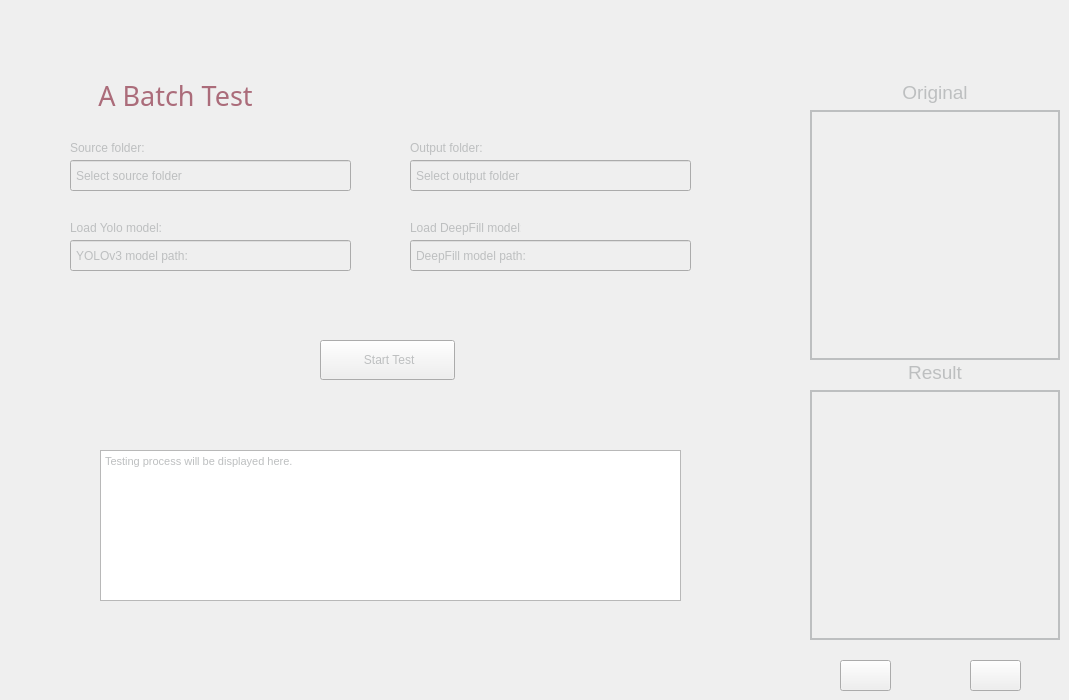
      <widget class="QWidget" name="batchTest">
       <attribute name="title">
        <string>Batch Test</string>
       </attribute>
       <widget class="QLabel" name="label_29">
        <property name="geometry">
         <rect>
          <x>70</x>
          <y>80</y>
          <width>211</width>
          <height>31</height>
         </rect>
        </property>
        <property name="font">
         <font>
          <family>MV Boli</family>
          <pointsize>20</pointsize>
         </font>
        </property>
        <property name="styleSheet">
         <string notr="true">color:#ab6c7a</string>
        </property>
        <property name="text">
         <string>A Batch Test</string>
        </property>
        <property name="alignment">
         <set>Qt::AlignCenter</set>
        </property>
       </widget>
       <widget class="QLabel" name="label_31">
        <property name="geometry">
         <rect>
          <x>70</x>
          <y>140</y>
          <width>121</width>
          <height>16</height>
         </rect>
        </property>
        <property name="font">
         <font>
          <pointsize>9</pointsize>
         </font>
        </property>
        <property name="styleSheet">
         <string notr="true">color:#bdbfc0</string>
        </property>
        <property name="text">
         <string>Source folder:</string>
        </property>
       </widget>
       <widget class="QLineEdit" name="batchTestSourcePath">
        <property name="enabled">
         <bool>false</bool>
        </property>
        <property name="geometry">
         <rect>
          <x>70</x>
          <y>160</y>
          <width>281</width>
          <height>31</height>
         </rect>
        </property>
        <property name="font">
         <font>
          <pointsize>9</pointsize>
         </font>
        </property>
        <property name="styleSheet">
         <string notr="true">color:#bdbfc0;padding-left:3px</string>
        </property>
        <property name="text">
         <string>Select source folder</string>
        </property>
       </widget>
       <widget class="QLabel" name="batchTestSourceFolderButton">
        <property name="geometry">
         <rect>
          <x>310</x>
          <y>160</y>
          <width>31</width>
          <height>31</height>
         </rect>
        </property>
        <property name="autoFillBackground">
         <bool>false</bool>
        </property>
        <property name="styleSheet">
         <string notr="true">color:#bdbfc0; background-color:transparent</string>
        </property>
        <property name="text">
         <string/>
        </property>
        <property name="textFormat">
         <enum>Qt::RichText</enum>
        </property>
        <property name="pixmap">
         <pixmap>../Resources/Folder_icon.png</pixmap>
        </property>
        <property name="scaledContents">
         <bool>true</bool>
        </property>
       </widget>
       <widget class="QLabel" name="label_33">
        <property name="geometry">
         <rect>
          <x>70</x>
          <y>220</y>
          <width>111</width>
          <height>16</height>
         </rect>
        </property>
        <property name="font">
         <font>
          <pointsize>9</pointsize>
         </font>
        </property>
        <property name="styleSheet">
         <string notr="true">color:#bdbfc0</string>
        </property>
        <property name="text">
         <string>Load Yolo model:</string>
        </property>
       </widget>
       <widget class="QLineEdit" name="yoloModelPathBatchTest">
        <property name="enabled">
         <bool>false</bool>
        </property>
        <property name="geometry">
         <rect>
          <x>70</x>
          <y>240</y>
          <width>281</width>
          <height>31</height>
         </rect>
        </property>
        <property name="font">
         <font>
          <pointsize>9</pointsize>
         </font>
        </property>
        <property name="styleSheet">
         <string notr="true">color:#bdbfc0;padding-left:3px</string>
        </property>
        <property name="text">
         <string>YOLOv3 model path:</string>
        </property>
       </widget>
       <widget class="QLabel" name="LoadYoloModelBatchTestButton">
        <property name="geometry">
         <rect>
          <x>310</x>
          <y>240</y>
          <width>31</width>
          <height>31</height>
         </rect>
        </property>
        <property name="autoFillBackground">
         <bool>false</bool>
        </property>
        <property name="styleSheet">
         <string notr="true">color:#bdbfc0; background-color:transparent</string>
        </property>
        <property name="text">
         <string/>
        </property>
        <property name="textFormat">
         <enum>Qt::RichText</enum>
        </property>
        <property name="pixmap">
         <pixmap>../Resources/Folder_icon.png</pixmap>
        </property>
        <property name="scaledContents">
         <bool>true</bool>
        </property>
       </widget>
       <widget class="QPushButton" name="startBatchTest">
        <property name="geometry">
         <rect>
          <x>320</x>
          <y>340</y>
          <width>135</width>
          <height>40</height>
         </rect>
        </property>
        <property name="font">
         <font>
          <pointsize>9</pointsize>
         </font>
        </property>
        <property name="styleSheet">
         <string notr="true">color:#bdbfc0</string>
        </property>
        <property name="text">
         <string> Start Test</string>
        </property>
        <property name="icon">
         <iconset>
          <normaloff>../Resources/icons_pink/play-circle.svg</normaloff>../Resources/icons_pink/play-circle.svg</iconset>
        </property>
        <property name="iconSize">
         <size>
          <width>26</width>
          <height>26</height>
         </size>
        </property>
       </widget>
       <widget class="QTextBrowser" name="batchTestingProcess">
        <property name="geometry">
         <rect>
          <x>100</x>
          <y>450</y>
          <width>581</width>
          <height>151</height>
         </rect>
        </property>
        <property name="font">
         <font>
          <pointsize>10</pointsize>
         </font>
        </property>
        <property name="styleSheet">
         <string notr="true">color:#bdbfc0</string>
        </property>
        <property name="html">
         <string>&lt;!DOCTYPE HTML PUBLIC &quot;-//W3C//DTD HTML 4.0//EN&quot; &quot;http://www.w3.org/TR/REC-html40/strict.dtd&quot;&gt;
&lt;html&gt;&lt;head&gt;&lt;meta name=&quot;qrichtext&quot; content=&quot;1&quot; /&gt;&lt;style type=&quot;text/css&quot;&gt;
p, li { white-space: pre-wrap; }
&lt;/style&gt;&lt;/head&gt;&lt;body style=&quot; font-family:'MS Shell Dlg 2'; font-size:10pt; font-weight:400; font-style:normal;&quot;&gt;
&lt;p style=&quot; margin-top:0px; margin-bottom:0px; margin-left:0px; margin-right:0px; -qt-block-indent:0; text-indent:0px;&quot;&gt;&lt;span style=&quot; font-size:8.25pt;&quot;&gt;Testing process will be displayed here.&lt;/span&gt;&lt;/p&gt;&lt;/body&gt;&lt;/html&gt;</string>
        </property>
       </widget>
       <widget class="QLabel" name="previewImage">
        <property name="geometry">
         <rect>
          <x>810</x>
          <y>390</y>
          <width>250</width>
          <height>250</height>
         </rect>
        </property>
        <property name="styleSheet">
         <string notr="true">color:#bdbfc0</string>
        </property>
        <property name="frameShape">
         <enum>QFrame::Box</enum>
        </property>
        <property name="frameShadow">
         <enum>QFrame::Plain</enum>
        </property>
        <property name="lineWidth">
         <number>2</number>
        </property>
        <property name="text">
         <string/>
        </property>
        <property name="pixmap">
         <pixmap>../Resources/nspinner4.gif</pixmap>
        </property>
        <property name="scaledContents">
         <bool>true</bool>
        </property>
       </widget>
       <widget class="QPushButton" name="previewPrev">
        <property name="geometry">
         <rect>
          <x>840</x>
          <y>660</y>
          <width>51</width>
          <height>31</height>
         </rect>
        </property>
        <property name="font">
         <font>
          <pointsize>9</pointsize>
         </font>
        </property>
        <property name="styleSheet">
         <string notr="true">color:#bdbfc0</string>
        </property>
        <property name="text">
         <string/>
        </property>
        <property name="icon">
         <iconset>
          <normaloff>../Resources/icons_pink/arrow-left.svg</normaloff>../Resources/icons_pink/arrow-left.svg</iconset>
        </property>
        <property name="iconSize">
         <size>
          <width>30</width>
          <height>30</height>
         </size>
        </property>
       </widget>
       <widget class="QPushButton" name="previewNext">
        <property name="geometry">
         <rect>
          <x>970</x>
          <y>660</y>
          <width>51</width>
          <height>31</height>
         </rect>
        </property>
        <property name="font">
         <font>
          <pointsize>9</pointsize>
         </font>
        </property>
        <property name="styleSheet">
         <string notr="true">color:#bdbfc0</string>
        </property>
        <property name="text">
         <string/>
        </property>
        <property name="icon">
         <iconset>
          <normaloff>../Resources/icons_pink/arrow-right.svg</normaloff>../Resources/icons_pink/arrow-right.svg</iconset>
        </property>
        <property name="iconSize">
         <size>
          <width>30</width>
          <height>30</height>
         </size>
        </property>
       </widget>
       <widget class="QLabel" name="label_34">
        <property name="geometry">
         <rect>
          <x>880</x>
          <y>360</y>
          <width>110</width>
          <height>25</height>
         </rect>
        </property>
        <property name="font">
         <font>
          <pointsize>14</pointsize>
         </font>
        </property>
        <property name="styleSheet">
         <string notr="true">color:#bdbfc0</string>
        </property>
        <property name="text">
         <string>Result</string>
        </property>
        <property name="scaledContents">
         <bool>true</bool>
        </property>
        <property name="alignment">
         <set>Qt::AlignCenter</set>
        </property>
       </widget>
       <widget class="QLabel" name="batchTestOutputFolderButton">
        <property name="geometry">
         <rect>
          <x>650</x>
          <y>160</y>
          <width>31</width>
          <height>31</height>
         </rect>
        </property>
        <property name="autoFillBackground">
         <bool>false</bool>
        </property>
        <property name="styleSheet">
         <string notr="true">color:#bdbfc0; background-color:transparent</string>
        </property>
        <property name="text">
         <string/>
        </property>
        <property name="textFormat">
         <enum>Qt::RichText</enum>
        </property>
        <property name="pixmap">
         <pixmap>../Resources/Folder_icon.png</pixmap>
        </property>
        <property name="scaledContents">
         <bool>true</bool>
        </property>
       </widget>
       <widget class="QLabel" name="label_107">
        <property name="geometry">
         <rect>
          <x>410</x>
          <y>140</y>
          <width>121</width>
          <height>16</height>
         </rect>
        </property>
        <property name="font">
         <font>
          <pointsize>9</pointsize>
         </font>
        </property>
        <property name="styleSheet">
         <string notr="true">color:#bdbfc0</string>
        </property>
        <property name="text">
         <string>Output folder:</string>
        </property>
       </widget>
       <widget class="QLineEdit" name="batchTestOutputPath">
        <property name="enabled">
         <bool>false</bool>
        </property>
        <property name="geometry">
         <rect>
          <x>410</x>
          <y>160</y>
          <width>281</width>
          <height>31</height>
         </rect>
        </property>
        <property name="font">
         <font>
          <pointsize>9</pointsize>
         </font>
        </property>
        <property name="styleSheet">
         <string notr="true">color:#bdbfc0;padding-left:3px</string>
        </property>
        <property name="text">
         <string>Select output folder</string>
        </property>
       </widget>
       <widget class="QLineEdit" name="deepfillModelPathBatchTest">
        <property name="enabled">
         <bool>false</bool>
        </property>
        <property name="geometry">
         <rect>
          <x>410</x>
          <y>240</y>
          <width>281</width>
          <height>31</height>
         </rect>
        </property>
        <property name="font">
         <font>
          <pointsize>9</pointsize>
         </font>
        </property>
        <property name="styleSheet">
         <string notr="true">color:#bdbfc0;padding-left:3px</string>
        </property>
        <property name="text">
         <string>DeepFill model path:</string>
        </property>
       </widget>
       <widget class="QLabel" name="LoadDeepfillModelBatchTestButton">
        <property name="geometry">
         <rect>
          <x>650</x>
          <y>240</y>
          <width>31</width>
          <height>31</height>
         </rect>
        </property>
        <property name="autoFillBackground">
         <bool>false</bool>
        </property>
        <property name="styleSheet">
         <string notr="true">color:#bdbfc0; background-color:transparent</string>
        </property>
        <property name="text">
         <string/>
        </property>
        <property name="textFormat">
         <enum>Qt::RichText</enum>
        </property>
        <property name="pixmap">
         <pixmap>../Resources/Folder_icon.png</pixmap>
        </property>
        <property name="scaledContents">
         <bool>true</bool>
        </property>
       </widget>
       <widget class="QLabel" name="label_108">
        <property name="geometry">
         <rect>
          <x>410</x>
          <y>220</y>
          <width>111</width>
          <height>16</height>
         </rect>
        </property>
        <property name="font">
         <font>
          <pointsize>9</pointsize>
         </font>
        </property>
        <property name="styleSheet">
         <string notr="true">color:#bdbfc0</string>
        </property>
        <property name="text">
         <string>Load DeepFill model:</string>
        </property>
       </widget>
       <widget class="QLabel" name="deepfillModelStatus_2">
        <property name="geometry">
         <rect>
          <x>700</x>
          <y>243</y>
          <width>24</width>
          <height>24</height>
         </rect>
        </property>
        <property name="text">
         <string/>
        </property>
        <property name="pixmap">
         <pixmap>../Resources/red.png</pixmap>
        </property>
        <property name="scaledContents">
         <bool>true</bool>
        </property>
       </widget>
       <widget class="QLabel" name="yoloModelStatus_2">
        <property name="geometry">
         <rect>
          <x>360</x>
          <y>243</y>
          <width>24</width>
          <height>24</height>
         </rect>
        </property>
        <property name="text">
         <string/>
        </property>
        <property name="pixmap">
         <pixmap>../Resources/red.png</pixmap>
        </property>
        <property name="scaledContents">
         <bool>true</bool>
        </property>
       </widget>
       <widget class="QLabel" name="originalImage">
        <property name="geometry">
         <rect>
          <x>810</x>
          <y>110</y>
          <width>250</width>
          <height>250</height>
         </rect>
        </property>
        <property name="styleSheet">
         <string notr="true">color:#bdbfc0</string>
        </property>
        <property name="frameShape">
         <enum>QFrame::Box</enum>
        </property>
        <property name="frameShadow">
         <enum>QFrame::Plain</enum>
        </property>
        <property name="lineWidth">
         <number>2</number>
        </property>
        <property name="text">
         <string/>
        </property>
        <property name="pixmap">
         <pixmap>../Resources/nspinner4.gif</pixmap>
        </property>
        <property name="scaledContents">
         <bool>true</bool>
        </property>
       </widget>
       <widget class="QLabel" name="label_38">
        <property name="geometry">
         <rect>
          <x>880</x>
          <y>80</y>
          <width>110</width>
          <height>25</height>
         </rect>
        </property>
        <property name="font">
         <font>
          <pointsize>14</pointsize>
         </font>
        </property>
        <property name="styleSheet">
         <string notr="true">color:#bdbfc0</string>
        </property>
        <property name="text">
         <string>Original</string>
        </property>
        <property name="scaledContents">
         <bool>true</bool>
        </property>
        <property name="alignment">
         <set>Qt::AlignCenter</set>
        </property>
       </widget>
       <zorder>deepfillModelPathBatchTest</zorder>
       <zorder>LoadDeepfillModelBatchTestButton</zorder>
       <zorder>label_108</zorder>
       <zorder>batchTestOutputPath</zorder>
       <zorder>batchTestOutputFolderButton</zorder>
       <zorder>label_107</zorder>
       <zorder>label_29</zorder>
       <zorder>label_31</zorder>
       <zorder>batchTestSourcePath</zorder>
       <zorder>batchTestSourceFolderButton</zorder>
       <zorder>label_33</zorder>
       <zorder>yoloModelPathBatchTest</zorder>
       <zorder>LoadYoloModelBatchTestButton</zorder>
       <zorder>startBatchTest</zorder>
       <zorder>batchTestingProcess</zorder>
       <zorder>previewImage</zorder>
       <zorder>previewPrev</zorder>
       <zorder>previewNext</zorder>
       <zorder>label_34</zorder>
       <zorder>deepfillModelStatus_2</zorder>
       <zorder>yoloModelStatus_2</zorder>
       <zorder>originalImage</zorder>
       <zorder>label_38</zorder>
      </widget>
